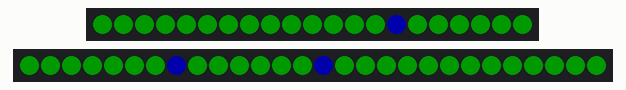
Simulated run of this sketch. Board: Arduino Uno, built with avr-gcc and run on an emulated ATmega328P. Shown: 21 RGB LEDs in strip order, left to right, 28 RGB LEDs in strip order, left to right. Dim RGB values are drawn brighter than linear; random numbers use the default seed unless the sketch sets one.

Above: at 0.46 s.
At 5.02 s:
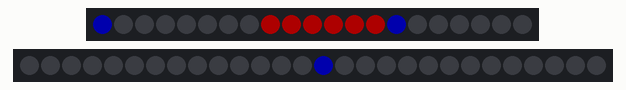
At 12.61 s:
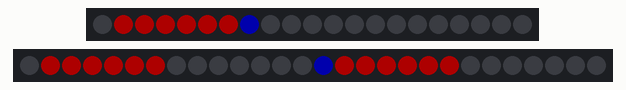
At 21.93 s:
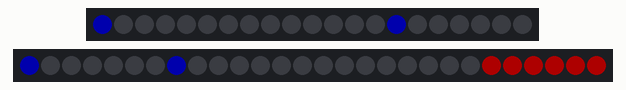
At 29.36 s:
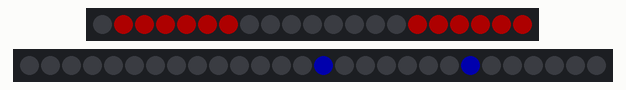
At 38.12 s:
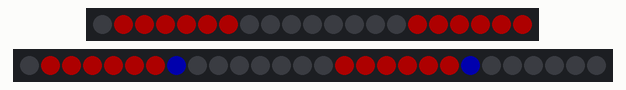

Measured:
- what the display in image 1 shows lasts 0.4 s, from 4.8 s to 5.2 s

The sketch:

hoodie.ino
```cpp
#include "FastLED.h"

#define PIN_LAYER_0    5
#define PIN_LAYER_1    3

const unsigned int leds_per_module = 7;
const unsigned int num_layers = 2;
const unsigned int modules_per_layer[] = {3, 4};

CRGB *flat_leds[num_layers];

static CRGB* leds_by_module(int layer, int module) {
  return &flat_leds[layer][module * leds_per_module];
}

void rainbow(int layer, int module, int state, uint8_t chance=0) {
  CRGB* leds = leds_by_module(layer, module);

  for (int j = 0; j < leds_per_module; j++) {
    leds[j] = CHSV((7 + 256 / leds_per_module * (state + random8(chance) + j) - 1) % 256, 255, 255);
  }
}

void moving_dot(int layer, int module, int last_state, int state) {
  CRGB* leds = leds_by_module(layer, module);

  leds[last_state % leds_per_module] = CRGB::Black;
  leds[state % leds_per_module] = CRGB::Red;
}

void moving_ring(int layer, int module, int last_state, int state) {
  CRGB* leds = leds_by_module(layer, module);
  int i = (last_state % (leds_per_module - 1)) + 1;
  int j = (state % (leds_per_module - 1)) + 1;

  leds[i] = CRGB::Black;
  leds[j] = CRGB::Red;
}

void setup() {
  flat_leds[0] = new CRGB[modules_per_layer[0] * leds_per_module];
  flat_leds[1] = new CRGB[modules_per_layer[1] * leds_per_module];

  FastLED.addLeds<NEOPIXEL, PIN_LAYER_0>(flat_leds[0], modules_per_layer[0] * leds_per_module);
  FastLED.addLeds<NEOPIXEL, PIN_LAYER_1>(flat_leds[1], modules_per_layer[1] * leds_per_module);

  for (int layer=0; layer < num_layers; layer++) {
    for (int module=0; module < modules_per_layer[layer]; module++) {
      CRGB* module_leds = leds_by_module(layer, module);

      for (int i=0; i < leds_per_module; i++) {
        module_leds[i] = CRGB::Green;
      }
    }
  }

  FastLED.show();
  FastLED.setBrightness(50);
  delay(100);
}

void fire_neuron(int layer, int module, int state) {
  CRGB* module_leds = leds_by_module(layer, module);
  int seq_state = state % 15;

  if (seq_state < 5) {
    module_leds[0] = CRGB::Blue;
  } else if (seq_state < 10) {
    module_leds[0] = CRGB::Black;
    for (int i=1; i < leds_per_module; i++) {
      module_leds[i] = CRGB::Red;
    }
  } else {
    for (int i=0; i < leds_per_module; i++) {
      module_leds[i] = CRGB::Black;
    }
  }
}


int state = 0;
int last_state = state;

void loop_spinning_wheels() {
  moving_ring(0, 0, last_state, state);
  moving_ring(0, 1, last_state+1, state+1);
  moving_ring(0, 2, last_state+2, state+2);
  moving_ring(1, 0, last_state+10, state+10);
  moving_ring(1, 1, last_state+11, state+11);
  moving_ring(1, 2, last_state+12, state+12);
  moving_ring(1, 3, last_state+13, state+13);

  last_state = state;
  state = (state + 1) % 256;

  FastLED.show();
  delay(100);
}

void loop_random_firing() {
  int layer = random() % 2;
  int module = random() % modules_per_layer[layer];

  fire_neuron(layer, module, state);

  last_state = state;
  state = (state + 1) % 256;

  FastLED.show();
  delay(100);
}

void loop() {
  //loop_spinning_wheels();
  loop_random_firing();
}
```
